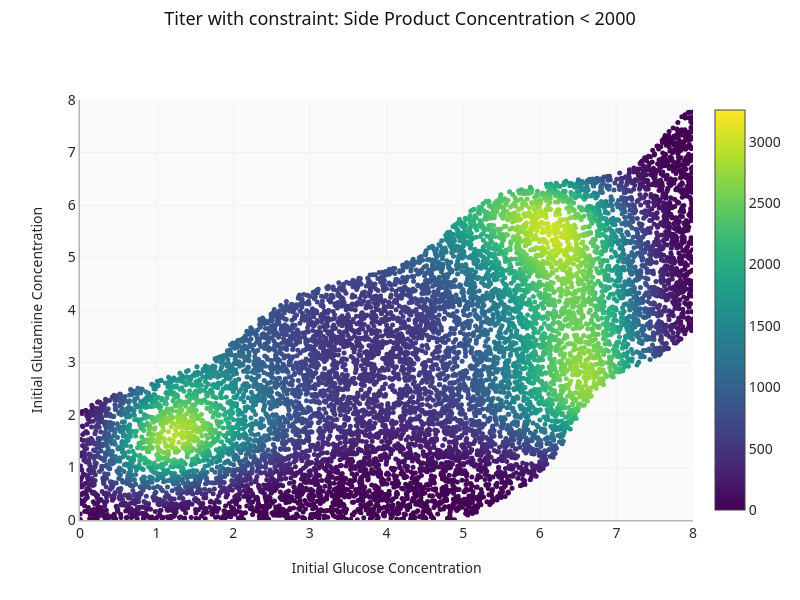

The notebook cell this image was saved under:
### Code cell
fig = go.Figure()
fig.add_trace(
    go.Scatter(
        x=df_filtered_constraint[x_name],
        y=df_filtered_constraint[y_name],
        mode="markers",
        marker=dict(
            size=5,
            color=df_filtered_constraint[main_output_name],
            colorscale="Viridis",
            showscale=True,
            cmin=min_conc,
            cmax=max_conc,
        ),
    )
)
fig.update_layout(
    title=f"{main_display_name} with constraint: {constraint_display_name} < {CONSTRAINT_THRESHOLD}",
    xaxis_title=x_display_name,
    yaxis_title=y_display_name,
    width=800,
    height=600,
)
fig.update_xaxes(range=[x_min, x_max])
fig.update_yaxes(range=[y_min, y_max])

### Figure 1 — Plotly figure (JSON) as saved in the notebook; plotly's stock layout.template omitted (floating-point values rounded to 4 significant figures; data arrays with more than 128 entries replaced by an {"elided": "..."} marker saying what was removed)
{"data": [{"marker": {"cmax": 3259.0, "cmin": 0.003224, "color": {"elided": "10502 float values"}, "colorscale": [[0, "#440154"], [0.1111, "#482878"], [0.2222, "#3e4989"], [0.3333, "#31688e"], [0.4444, "#26828e"], [0.5556, "#1f9e89"], [0.6667, "#35b779"], [0.7778, "#6ece58"], [0.8889, "#b5de2b"], [1, "#fde725"]], "showscale": true, "size": 5}, "mode": "markers", "type": "scatter", "x": {"elided": "10502 float values"}, "y": {"elided": "10502 float values"}}], "layout": {"height": 600, "title": {"text": "Titer with constraint: Side Product Concentration < 2000"}, "width": 800, "xaxis": {"range": [0.0002, 8.0], "title": {"text": "Initial Glucose Concentration"}}, "yaxis": {"range": [0.0002, 8.0], "title": {"text": "Initial Glutamine Concentration"}}}}
